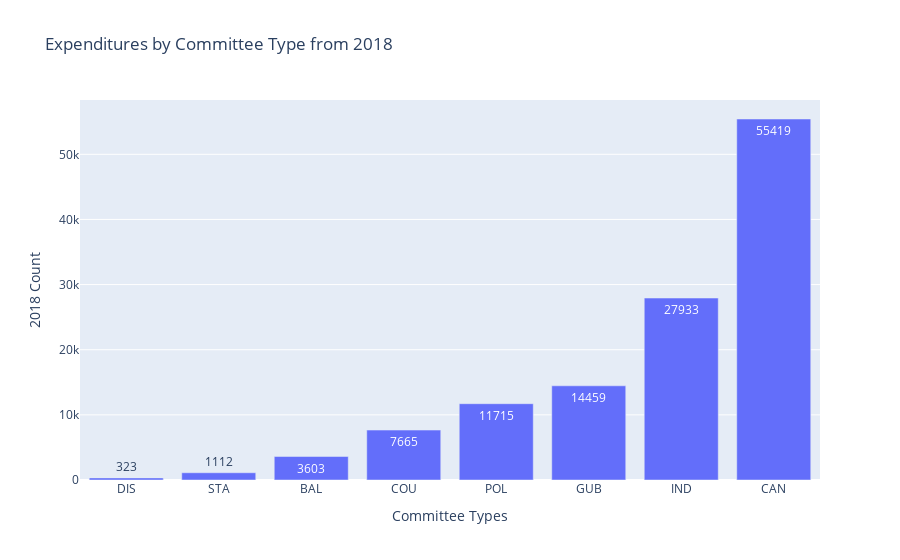
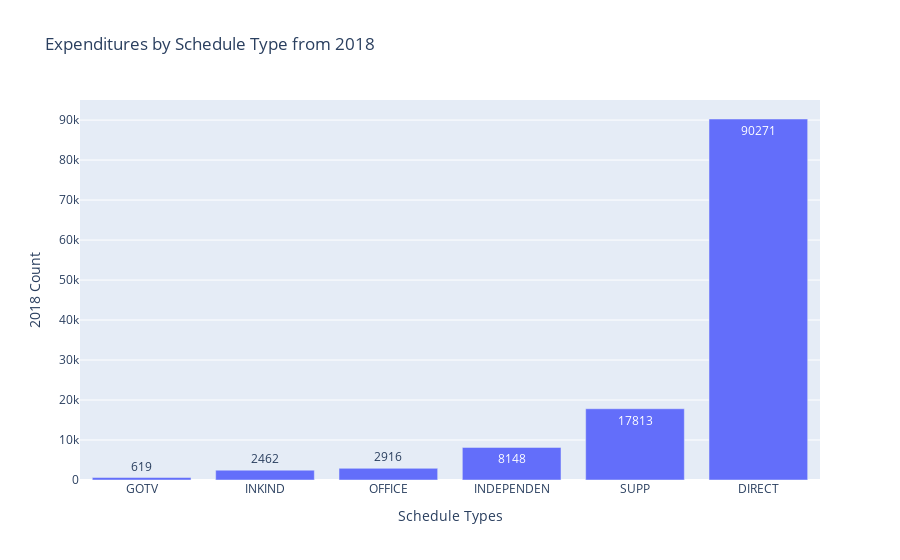

Notebook cell for these charts, in order:
### Code cell
update_expenditure_plots(expenditure_year_selector, merged_expenditure_df)

### Figure 1 — Plotly figure (JSON) as saved in the notebook; plotly's stock layout.template omitted (floating-point values rounded to 4 significant figures)
{"data": [{"alignmentgroup": "True", "hovertemplate": "Committee_Type=%{x}<br>Count=%{text}<extra></extra>", "legendgroup": "", "marker": {"color": "#636efa", "pattern": {"shape": ""}}, "name": "", "offsetgroup": "", "orientation": "v", "showlegend": false, "text": [55419, 27933, 14459, 11715, 7665, 3603, 1112, 323], "textposition": "auto", "type": "bar", "x": ["CAN", "IND", "GUB", "POL", "COU", "BAL", "STA", "DIS"], "xaxis": "x", "y": [55419, 27933, 14459, 11715, 7665, 3603, 1112, 323], "yaxis": "y"}], "layout": {"barmode": "relative", "legend": {"tracegroupgap": 0}, "title": {"text": "Expenditures by Committee Type from 2018"}, "xaxis": {"anchor": "y", "categoryorder": "total ascending", "domain": [0, 1], "title": {"text": "Committee Types"}}, "yaxis": {"anchor": "x", "domain": [0, 1], "title": {"text": "2018 Count"}}}}

### Figure 2 — Plotly figure (JSON) as saved in the notebook; plotly's stock layout.template omitted (floating-point values rounded to 4 significant figures)
{"data": [{"alignmentgroup": "True", "hovertemplate": "Schedule_Type=%{x}<br>Count=%{text}<extra></extra>", "legendgroup": "", "marker": {"color": "#636efa", "pattern": {"shape": ""}}, "name": "", "offsetgroup": "", "orientation": "v", "showlegend": false, "text": [90271, 17813, 8148, 2916, 2462, 619], "textposition": "auto", "type": "bar", "x": ["DIRECT", "SUPP", "INDEPENDEN", "OFFICE", "INKIND", "GOTV"], "xaxis": "x", "y": [90271, 17813, 8148, 2916, 2462, 619], "yaxis": "y"}], "layout": {"barmode": "relative", "legend": {"tracegroupgap": 0}, "title": {"text": "Expenditures by Schedule Type from 2018"}, "xaxis": {"anchor": "y", "categoryorder": "total ascending", "domain": [0, 1], "title": {"text": "Schedule Types"}}, "yaxis": {"anchor": "x", "domain": [0, 1], "title": {"text": "2018 Count"}}}}
